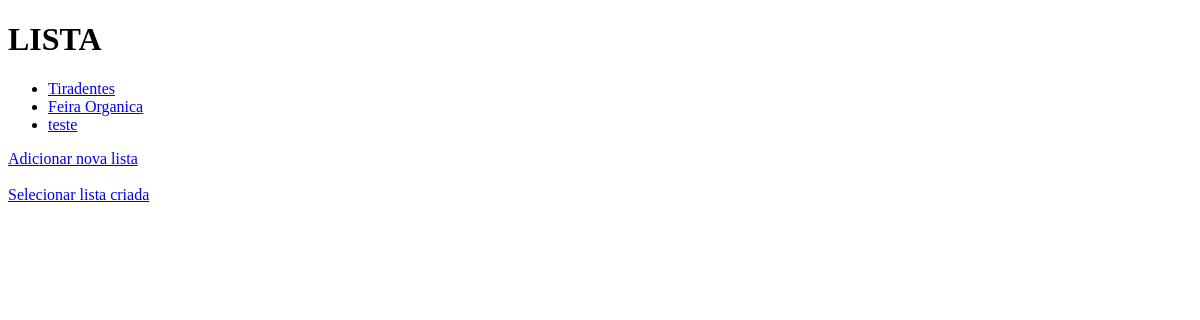
/Listas/, run on an earlier commit of the app's database.
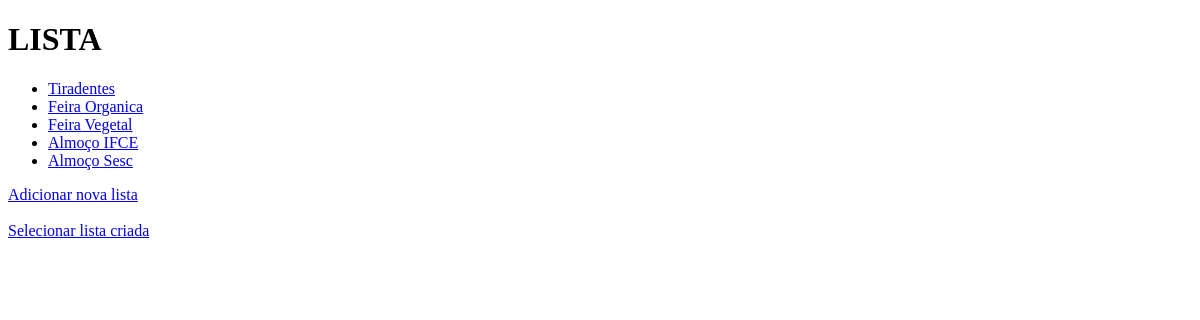
And on a later commit of the database.
### Listas/models.py (models this page shows, shortened)
class Iten(models.Model):
    item = models.ForeignKey(Lista, on_delete=models.CASCADE, related_name="departures")

class Lista(models.Model):
    nome = models.CharField(max_length=64)
    def __str__(self):
        return f"{self.nome}"

### Listas/views.py (the view)
# urls.py: path('', index, name="index"),
def index(request):
    return render(request, "index.html", {
        "flights": Iten.objects.all()
    })

### Listas/templates/index.html (shortened to what this page needs)
<!DOCTYPE html>
<html lang="en">
<head>
</head>
<body>
    {% extends "layout.html" %}
{% block body %}
    <h1>LISTA</h1>
    <ul>
        {% for flight in flights %}
            <li><a href="{% url 'flight' flight.id %}">{{ flight.item }}</a></li>
        {% endfor %}
    </ul>
    <a id="add-link" href="newlist/">
        Adicionar nova lista
    </a><br><br>
    <a id="add-link" href="newlist2/">
        Selecionar lista criada
    </a>
{% endblock %}

### Listas/templates/layout.html (shortened to what this page needs)
<!DOCTYPE html>
<html lang="en">
    <head>
    </head>
    <body>
        {% block body %}
        {% endblock %}
    </body>
</html>

What changed in the data, as far as the page shows it:
removed Iten: item "teste"
added Iten: item "Feira Vegetal"
added Iten: item "Almoço IFCE"
added Iten: item "Almoço Sesc"
